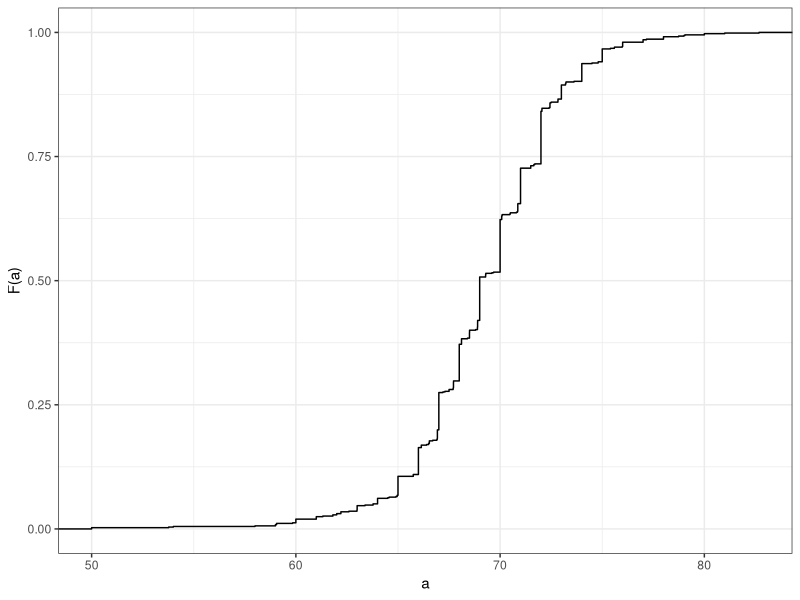
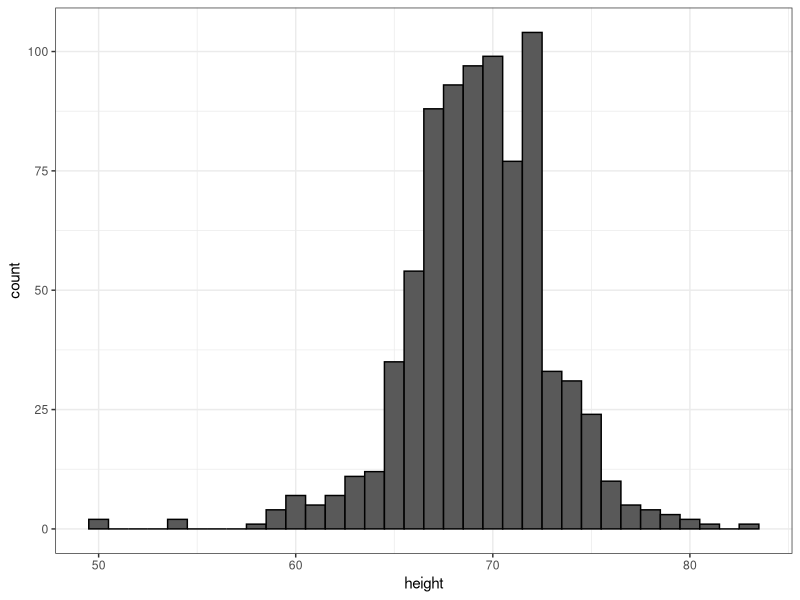
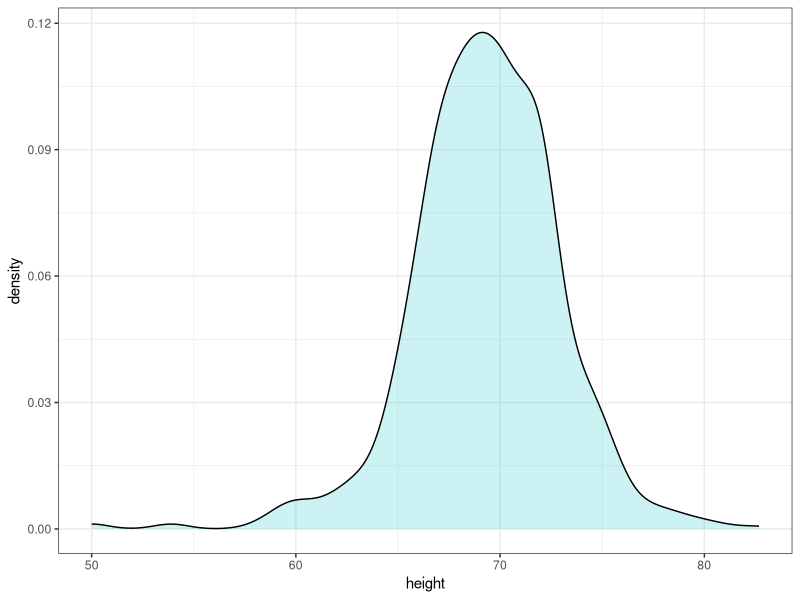
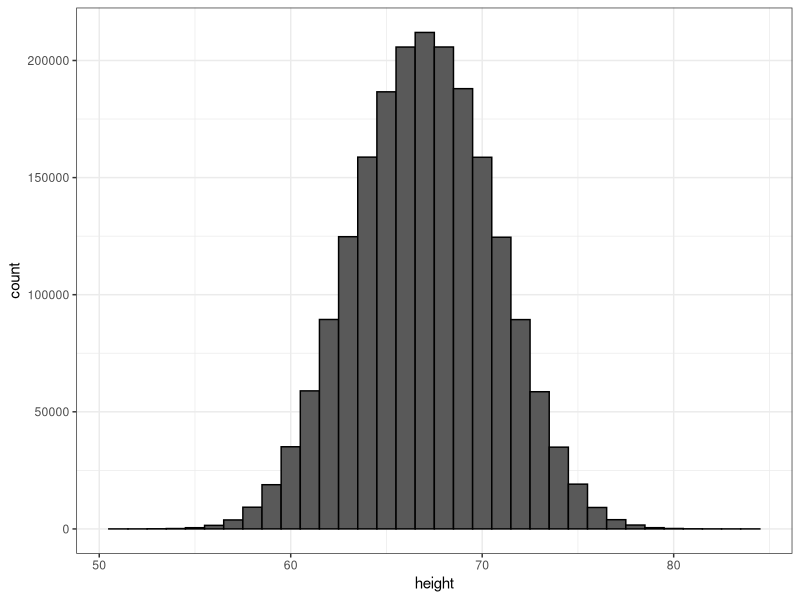
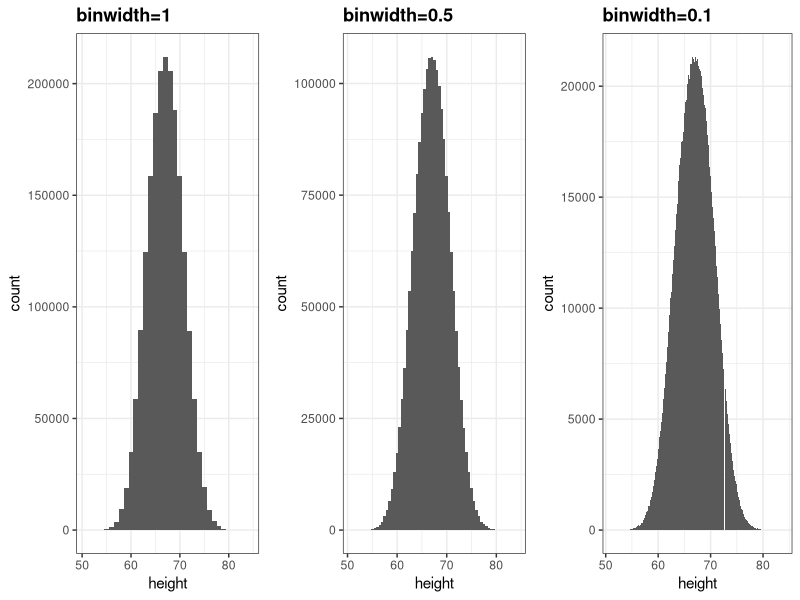
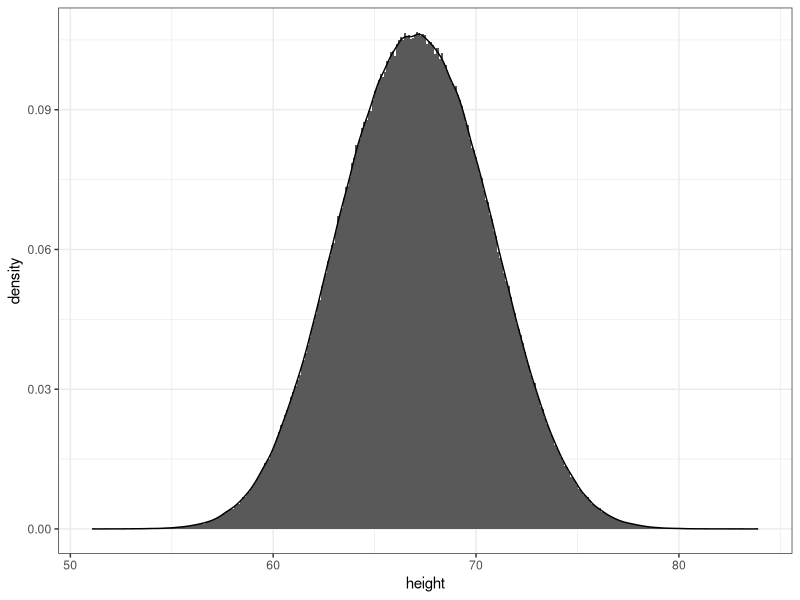
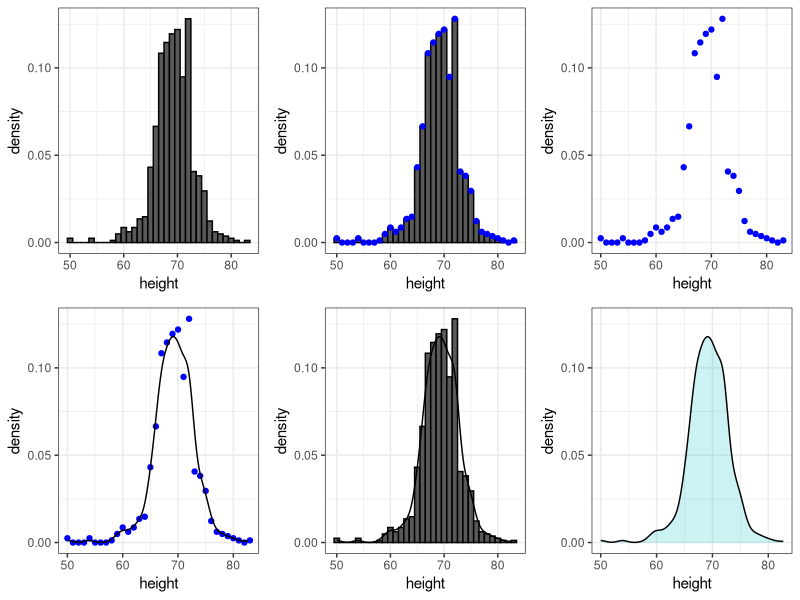
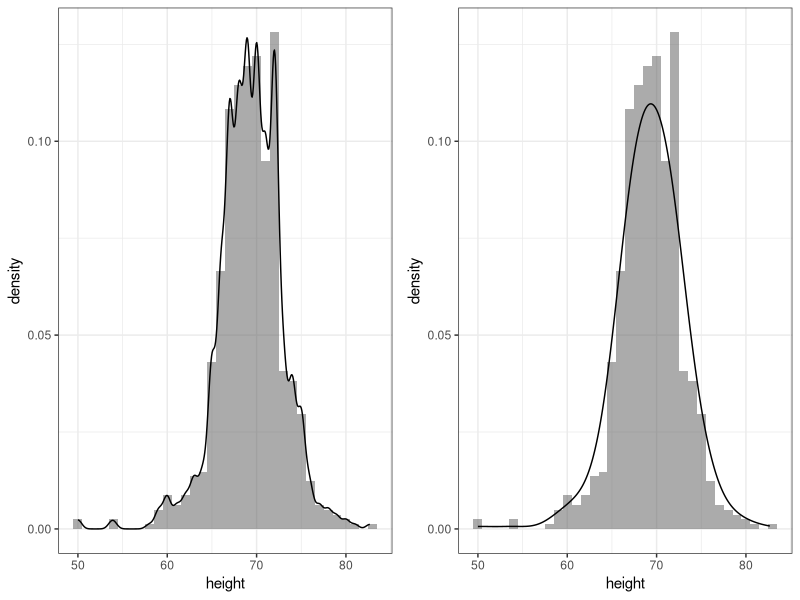

These charts were generated, in order, by the following R code:
## ---- chunk 1
prop.table(table(state.region))
## ---- chunk 2
library(tidyverse)
library(dslabs)
data(heights)
## ---- chunk 3
ds_theme_set()
heights |> filter(sex=="Male") |> ggplot(aes(height)) + 
  stat_ecdf() +
  ylab("F(a)") + xlab("a")
## ---- chunk 4
heights |> 
  filter(sex=="Male") |> 
  ggplot(aes(height)) + 
  geom_histogram(binwidth = 1, color = "black")
## ---- chunk 5
heights |> 
  filter(sex=="Male") |> 
  ggplot(aes(height)) + 
  geom_density(alpha = .2, fill= "#00BFC4", color = 0)  +
  geom_line(stat='density')
## ---- chunk 6
set.seed(1988)
x <- data.frame(height = c(rnorm(1000000,69,3), rnorm(1000000,65,3)))
x |> ggplot(aes(height)) + geom_histogram(binwidth = 1, color = "black")
## ---- chunk 7
p1 <- x |> ggplot(aes(height)) + geom_histogram(binwidth = 1) + ggtitle("binwidth=1")
p2 <- x |> ggplot(aes(height)) + geom_histogram(binwidth = 0.5) + ggtitle("binwidth=0.5") 
p3 <- x |> ggplot(aes(height)) + geom_histogram(binwidth = 0.1) + ggtitle("binwidth=0.1")
library(gridExtra)
grid.arrange(p1, p2, p3, nrow = 1)
## ---- chunk 8
x |> ggplot(aes(height)) + 
  geom_histogram(aes(y=..density..), binwidth = 0.1) +
  geom_line(stat='density')
## ---- chunk 9
hist1 <- heights |> 
  filter(sex=="Male") |> 
  ggplot(aes(height)) +
  geom_histogram(aes(y=..density..), binwidth = 1, color="black") 
hist2 <- hist1 +
  geom_line(stat='density')
hist3 <- hist1 + 
  geom_point(data = ggplot_build(hist2)$data[[1]], aes(x,y), col = "blue")
hist4 <- ggplot() + geom_point(data = ggplot_build(hist2)$data[[1]], aes(x,y), col = "blue") + 
  xlab("height") + ylab("density")
hist5 <- hist4 + geom_line(data = ggplot_build(hist2)$data[[2]], aes(x,y))
hist6 <- heights |> 
  filter(sex=="Male") |> 
  ggplot(aes(height)) +
  geom_density(alpha = 0.2, fill="#00BFC4", col = 0) +
  geom_line(stat='density') +
  scale_y_continuous(limits = layer_scales(hist2)$y$range$range)
  
grid.arrange(hist1, hist3, hist4, hist5, hist2, hist6, nrow=2)
## ---- chunk 10
p1 <- heights |> 
  filter(sex=="Male")|> ggplot(aes(height)) +
  geom_histogram(aes(y=..density..), binwidth = 1, alpha = 0.5) + 
  geom_line(stat='density', adjust = 0.5)

p2 <- heights |> 
  filter(sex=="Male") |> ggplot(aes(height)) +
  geom_histogram(aes(y=..density..), binwidth = 1, alpha = 0.5) + 
  geom_line(stat='density', adjust = 2)

grid.arrange(p1,p2, ncol=2)
## ---- chunk 11
d <- with(heights, density(height[sex=="Male"]))
tmp <- data.frame(height=d$x, density=d$y)
tmp |> ggplot(aes(height,density)) + geom_line() + 
  geom_area(aes(x=height,y=density), data = filter(tmp, between(height, 65, 68)), alpha=0.2, fill="#00BFC4")
## ---- chunk 12
heights |> 
  filter(sex=="Male") |> 
  ggplot(aes(height)) + 
  geom_density(alpha=.2, fill= "#00BFC4", color = 0)  +
  geom_line(stat='density')
## ---- chunk 13
library(dslabs)
ds_theme_set()
data(murders)
murders |> group_by(region) |>
  summarize(n = n()) |>
  mutate(Proportion = n/sum(n), 
         region = reorder(region, Proportion)) |>
  ggplot(aes(x=region, y=Proportion, fill=region)) + 
  geom_bar(stat = "identity", show.legend = FALSE) + 
  xlab("")
## ---- chunk 14
heights |> filter(sex == "Male") |> ggplot(aes(height)) + 
  stat_ecdf() +
  ylab("F(a)") + xlab("a")
## ---- chunk 15
murders |> mutate(murder_rate = total/population * 10^5) |>
  ggplot(aes(murder_rate)) + 
  stat_ecdf() +
  ylab("F(a)") + xlab("a")
## ---- chunk 16
heights |> 
  filter(sex == "Male") |> 
  ggplot(aes(height)) + 
  geom_histogram(binwidth = 1, color = "black")
## ---- chunk 17
murders |> ggplot(aes(x=population/10^6)) + 
  geom_density(fill = "grey") + 
  scale_x_log10() +
  xlab("Population in millions")
## ---- chunk 18
library(gridExtra)
p1 <- murders |> ggplot(aes(x=population/10^6)) + 
  geom_density(fill = "grey", bw = 5) + xlab("Population in millions") + ggtitle("1")
p2 <- murders |> ggplot(aes(x=population/10^6)) + 
  geom_density(fill = "grey", bw = .05) + scale_x_log10() + xlab("Population in millions") + ggtitle("2")
p3 <- murders |> ggplot(aes(x=population/10^6)) + 
  geom_density(fill = "grey", bw = 1) + scale_x_log10() + xlab("Population in millions") + ggtitle("3")
grid.arrange(p1,p2,p3,ncol=2)
## ---- chunk 19
mu <- 0; s <- 1
norm_dist <- data.frame(x=seq(-4,4,len=50)*s+mu) |> mutate(density=dnorm(x,mu,s))
norm_dist |> ggplot(aes(x,density)) + geom_line()
## ---- chunk 20
m <- sum(x) / length(x)
## ---- chunk 21
s <- sqrt(sum((x-mu)^2) / length(x))
## ---- chunk 22
index <- heights$sex == "Male"
x <- heights$height[index]
## ---- chunk 23
m <- mean(x)
s <- sd(x)
c(average = m, sd = s)
## ---- chunk 24
norm_dist <- data.frame(x = seq(-4, 4, len=50)*s + m) |> 
  mutate(density = dnorm(x, m, s))

heights |> filter(sex == "Male") |> ggplot(aes(height)) +
  geom_density(fill="#0099FF") +
  geom_line(aes(x, density),  data = norm_dist, lwd=1.5) 
## ---- chunk 25
z <- scale(x)
## ---- chunk 26
mean(abs(z) < 2)
## ---- chunk 27
pnorm(-1.96)
## ---- chunk 28
qnorm(0.975)
## ---- chunk 29
qnorm(0.975, mean = 5, sd = 2)
## ---- chunk 30
mean(x <= 69.5)
## ---- chunk 31
p <- seq(0.05, 0.95, 0.05)
## ---- chunk 32
sample_quantiles <- quantile(x, p)
## ---- chunk 33
theoretical_quantiles <- qnorm(p, mean = mean(x), sd = sd(x))
## ---- chunk 34
qplot(theoretical_quantiles, sample_quantiles) + geom_abline()
## ---- chunk 35
data(murders)
murders <- murders |> mutate(rate = total/population*100000)
library(gridExtra)
p1 <- murders |> ggplot(aes(x=rate)) + geom_histogram(binwidth = 0.5, color = "black") + ggtitle("Histogram")
p2 <- murders |> ggplot(aes(sample=rate)) + 
  geom_qq(dparams=summarize(murders, mean=mean(rate), sd=sd(rate))) +
  geom_abline() + ggtitle("QQ-plot")
grid.arrange(p1, p2, ncol = 2)
## ---- chunk 36
murders |> ggplot(aes("",rate)) + geom_boxplot() +
  coord_cartesian(xlim = c(0, 2)) + xlab("")
## ---- chunk 37
heights |> ggplot(aes(x=sex, y=height, fill=sex)) +
  geom_boxplot()
## ---- chunk 38
p1 <- heights |> filter(sex == "Female") |>
  ggplot(aes(height)) +
  geom_density(fill="#F8766D") 
p2 <- heights |> filter(sex == "Female") |> 
  ggplot(aes(sample=scale(height))) +
  geom_qq() + geom_abline() + ylab("Standard Units")
grid.arrange(p1, p2, ncol=2)
## ---- chunk 39
heights |> filter(sex == "Female") |> 
  top_n(5, desc(height)) |>
  pull(height)
## ---- chunk 40
library(tidyverse)
library(dslabs)
ds_theme_set()
data(gapminder)
tab <- gapminder |> filter(year == 2010) |> group_by(continent) |> select(continent, population)  
tab |> ggplot(aes(x=continent, y=population/10^6)) + 
  geom_boxplot() + 
  scale_y_continuous(trans = "log10", breaks = c(1,10,100,1000)) + ylab("Population in millions")
